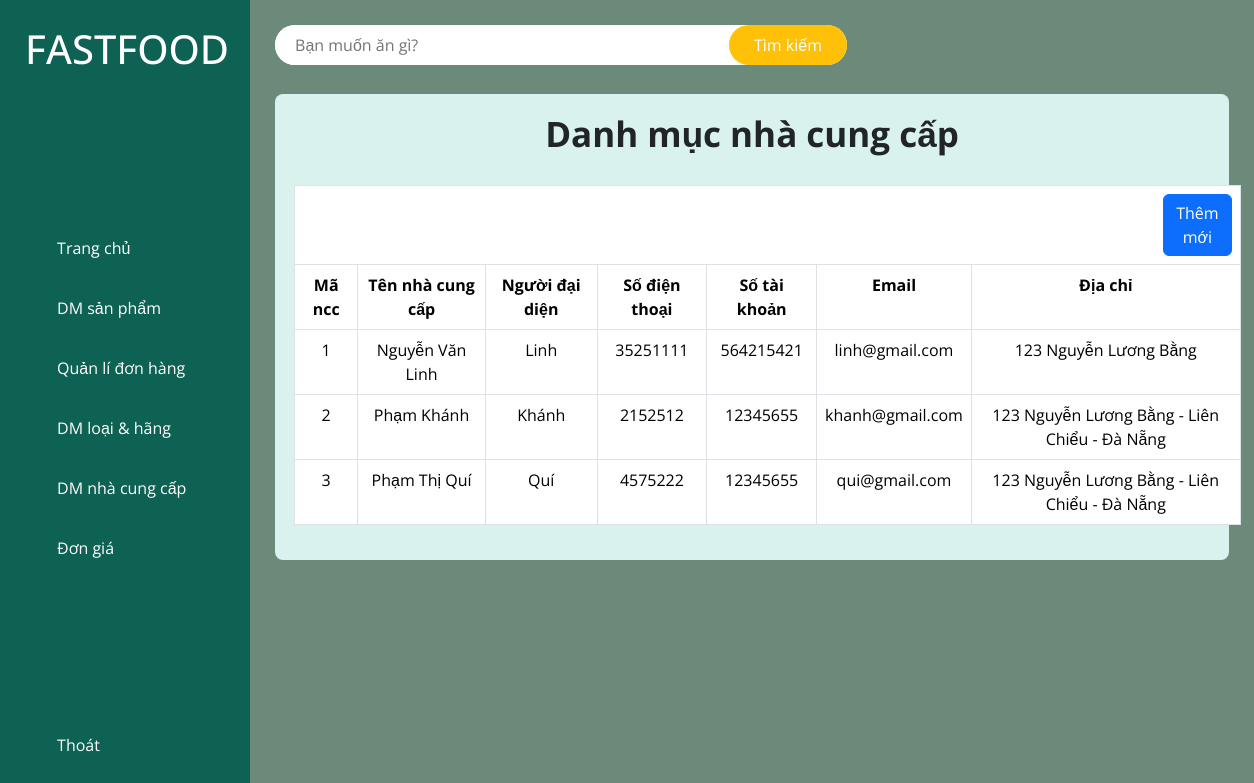
Page /admin/index.php?admin=ncc on the committed database.
### tables this page shows
CREATE TABLE `nhacungcap` (
  `idncc` int NOT NULL,
  `tenncc` varchar(50) NOT NULL,
  `nguoidaidien` varchar(50) NOT NULL,
  `sdtncc` int NOT NULL,
  `stkncc` int NOT NULL,
  `emailncc` varchar(50) NOT NULL,
  `diachincc` varchar(50) NOT NULL
);

### admin/danhmucncc.php (the view, shortened to what this page needs)
<!DOCTYPE html>
<html lang="en">
<head>
</head>
<body>
    <table class="table table-bordered" style="text-align: center;">
        <h3 style="text-align: center;  margin-bottom:30px; font-size: 35px; font-weight:bold;">Danh mục nhà cung cấp</h3>
        <tr>
            <td colspan="7"><a href="./index.php?admin=addncc"><button class="btn btn-primary" style="margin-left:860px;">Thêm mới</button></a></td>
        </tr>
        <tr>
            <th>Mã ncc</th>
            <th>Tên nhà cung cấp</th>
            <th>Người đại diện</th>
            <th>Số điện thoại</th>
            <th>Số tài khoản</th>
            <th>Email</th>
            <th>Địa chỉ</th>
        </tr>
        <?php
            include('../conect/ketnoi.php');
            $sql = "SELECT * FROM nhacungcap ";
            $kq = mysqli_query($con, $sql);
            if (mysqli_num_rows($kq) > 0) {
                while ($row = mysqli_fetch_array($kq)) {
                    echo"<tr>";
                    echo "<td>".$row['idncc']."</td>";
                    echo "<td>".$row['tenncc']."</td>";
                    echo "<td>".$row['nguoidaidien']."</td>";
                    echo "<td>".$row['sdtncc']."</td>";
                    echo "<td>".$row['stkncc']."</td>";
                    echo "<td>".$row['emailncc']."</td>";
                    echo "<td>".$row['diachincc']."</td>";
                    echo"</tr>";
                }
            }
        ?>
    </table>
</body>
</html>

### admin/index.css (style rules this page uses)
:root { --primaryColor: #0e6253; --secondaryColor: #ffc107; --whiteColor: #fff; --blackColor: #222; --softGreenColor: #d9f2ee; --darkGreyColor: #a7a7a7; --greyColor: #f5f5f5; }
* { margin: 0; padding: 0; box-sizing: border-box; outline: none; font-family: 'Open Sans', sans-serif; }
body { width: 100%; height: auto; display: flex; }

### rows in the picture
nhacungcap: idncc "1", tenncc "Nguyễn Văn Linh", nguoidaidien "Linh", sdtncc "35251111", stkncc "564215421", emailncc "linh@gmail.com", diachincc "123 Nguyễn Lương Bằng"
nhacungcap: idncc "2", tenncc "Phạm Khánh", nguoidaidien "Khánh", sdtncc "2152512", stkncc "12345655", emailncc "khanh@gmail.com", diachincc "123 Nguyễn Lương Bằng - Liên Chiểu - Đà Nẵng"
nhacungcap: idncc "3", tenncc "Phạm Thị Quí", nguoidaidien "Quí", sdtncc "4575222", stkncc "12345655", emailncc "qui@gmail.com", diachincc "123 Nguyễn Lương Bằng - Liên Chiểu - Đà Nẵng"
